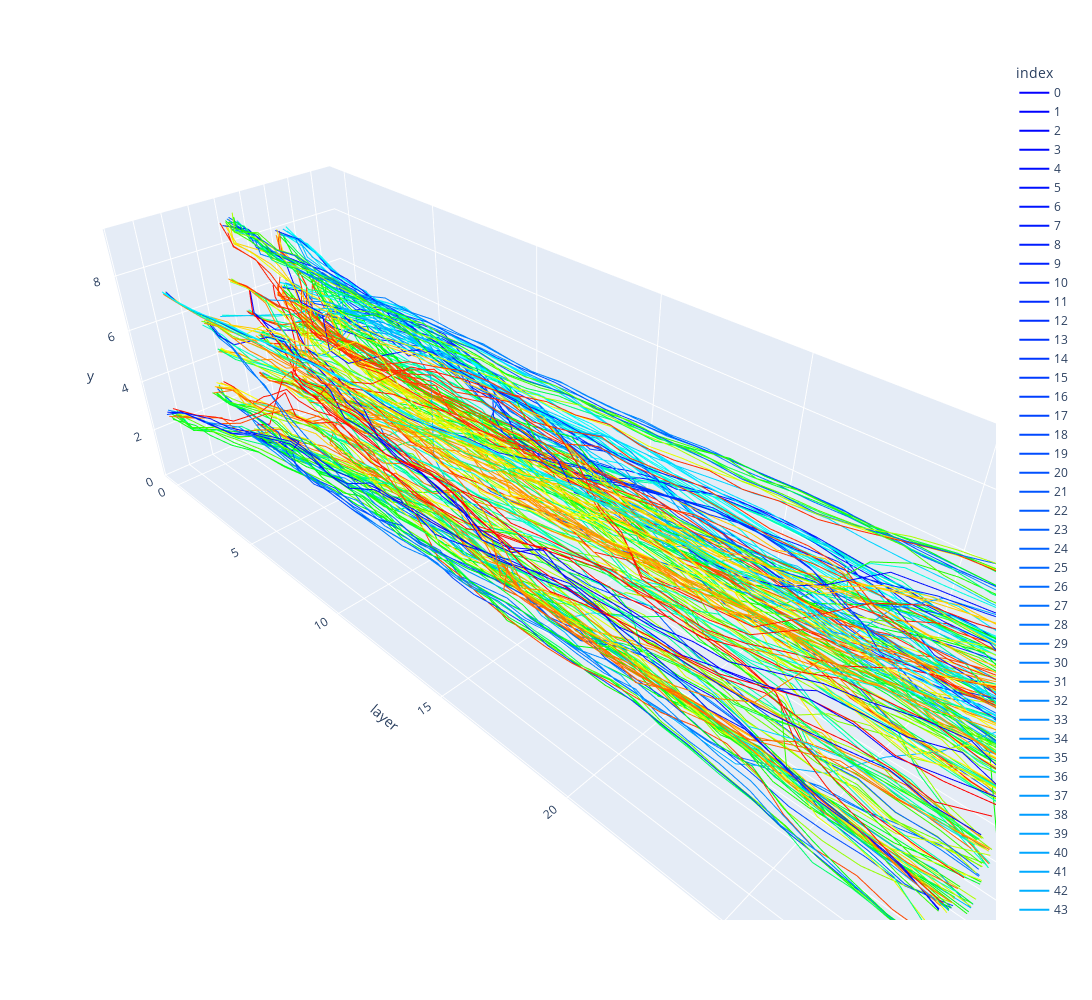

The code cell stored with this chart in its notebook:
### Code cell
px.line_3d(
    df,
    x="x",
    y="layer",
    z="y",
    color="index",
    width=1500,
    height=1000,
    color_discrete_sequence=generate_colors(240),
    hover_name="aminoacid",
)
